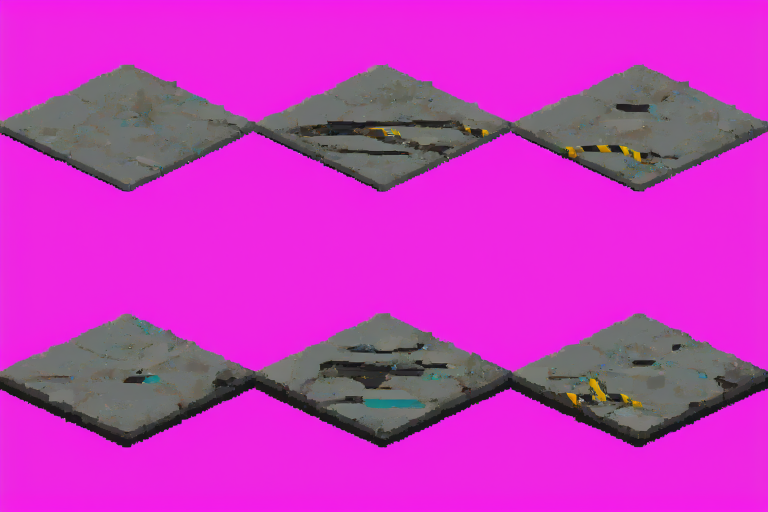
#> input picture docs/art-direction/project-c-band-floors-source-v1.png, 1536 x 1024 px (shown at 1/2 size)
$ python process_band_floors_v1.py
#> lines starting #> are read from the running program, lines starting #| are printed output that depends on the picture; after the words box and inside, x2 and y2 are one past the last pixel; in counts of white or black regions, pixels touching at a corner belong together
### Tools/ArtPipeline/process_shared_floor_material_v1.py
#!/usr/bin/env python3
"""Conform the approved shared-floor swatch into the canonical ``env-floor``.

The generated source owns only low-frequency wear placement.  This processor owns
everything that is a runtime contract: the 128x64 hard-alpha diamond, a quiet
three-pixel perimeter, an exact raw-wear budget, and 2x2 authored pixel clusters.
Both legal greys deliberately sit in Unity's ``Stone`` luminance band.  The source
PNG keeps subtle editable wear, while repeated runtime tiles collapse to one calm
surface role instead of stamping identical dark/light blobs across every cell.
"""

from __future__ import annotations

from functools import lru_cache
from heapq import heappop, heappush
from io import BytesIO
from pathlib import Path

from PIL import Image, ImageFilter

from torchstone_palette import load_gpl_entries


ROOT = Path(__file__).resolve().parents[2]
SOURCE = ROOT / "docs/art-direction/project-c-shared-floor-material-source-v1.png"
OUTPUT = ROOT / "Assets/_Project/Art/Environment/env-floor.png"
PREVIEW = ROOT / "docs/captures/shared-floor-material-conform-preview-v1.png"

CANVAS_SIZE = (128, 64)
PIXEL_CLUSTER = 2
ALPHA_CUTOFF = 80
OUTER_BAND_PIXELS = 3
WEAR_RATIO = 0.08
WEAR_MASSES = 3
PREVIEW_SCALE = 5

# Both source greys map through PrototypeEnvironmentSprites' .28-.50 luminance
# interval to Stone.  Runtime variation belongs to world-space overlays and light,
# not a motif baked identically into every repeated shared tile.
WEAR_SOURCE_NAME = "grey-3"
MID_SOURCE_NAME = "grey-4"


# [55 lines left out: functions _pixels, floor_source_colors, _is_magenta_chroma, extract_material, not called in this run]


def canonical_diamond_mask() -> Image.Image:
    """Return the existing 4,098-pixel hard-alpha tile silhouette exactly."""
    width, height = CANVAS_SIZE
    mask = Image.new("L", CANVAS_SIZE, 0)
    pixels = mask.load()
    for y in range(height):
        for x in range(width):
            diamond = abs((x - 63.5) / 64.0) + abs((y - 31.5) / 32.0)
            if diamond <= 1.0:
                pixels[x, y] = 255
    # The historical/import contract requires all four canvas extremes to be
    # opaque even where the half-pixel equation excludes one side of a corner.
    for point in ((64, 0), (127, 32), (64, 63), (0, 32)):
        pixels[point] = 255
    return mask


# [263 lines left out: functions outer_band_mask, _material_luminance_field, screen_to_material, _sample_field, _eligible_blocks, _block_material_point and 6 more, not called in this run]


# [2 lines that do not run on import are left out]

### Tools/ArtPipeline/process_band_floors_v1.py
#!/usr/bin/env python3
"""Conform the adopted depth-band board into calm, repeat-safe floor tops.

The generated board remains useful as a placement hint, but it no longer owns
runtime geometry or material color.  Every output starts from the canonical
``env-floor`` pixels, keeps its quiet three-pixel perimeter, and replaces a
fixed budget of complete 2x2 blocks with named cool-grey roles.  Consequently
an ImageGen rerun cannot restore the oversized warm diamonds or one long dark
crack that used to stamp across every dungeon cell.

The ``-raised`` PNGs intentionally share the corresponding flat top verbatim.
Unity owns the actual height lip in ``GetMappedTileSprite`` through
``DrawExtrudedSides`` and the raised surface role; baking another front face in
the source tile would render the lip twice.
"""

from __future__ import annotations

from dataclasses import dataclass
from pathlib import Path

from PIL import Image, ImageFilter

from process_shared_floor_material_v1 import (
    OUTER_BAND_PIXELS,
    canonical_diamond_mask,
    encode_png,
    floor_source_colors,
    outer_band_mask,
)
from torchstone_palette import load_gpl_entries


ROOT = Path(__file__).resolve().parents[2]
SOURCE = ROOT / "docs/art-direction/project-c-band-floors-source-v1.png"
BASE_FLOOR = ROOT / "Assets/_Project/Art/Environment/env-floor.png"
OUTPUT = ROOT / "Assets/_Project/Art/Environment"
SHEET_SIZE = (1536, 1024)
CELL_SIZE = (512, 512)
SPRITE_SIZE = (128, 64)
ALPHA_CUTOFF = 80
PIXEL_CLUSTER = 2

# Exact shared-pixel budgets.  The remainder is authored detail, but most of it
# still resolves to Unity's Stone role; CONTRAST_RATIOS is the smaller visible
# Shadow budget.  Rounding happens in complete 2x2 blocks.
SHARED_RATIOS = {
    "mid": 0.90,
    "deep": 0.84,
    "boss": 0.78,
}
CONTRAST_RATIOS = {
    "mid": 0.03,
    "deep": 0.05,
    "boss": 0.07,
}

COOL_FLOOR_COLOR_NAMES = ("grey-2", "grey-3", "grey-4")


@dataclass(frozen=True)
class BandSpec:
    band: str
    cell_index: int
    output_name: str


# Both rows use the approved flat-cell placement hint.  The generated raised
# row contained a painted side face, while the runtime already extrudes that
# face.  Keeping six output names preserves the catalog/file contract.
SPECS = (
    BandSpec("mid", 0, "env-floor-mid"),
    BandSpec("deep", 1, "env-floor-deep"),
    BandSpec("boss", 2, "env-floor-boss"),
    BandSpec("mid", 0, "env-floor-mid-raised"),
    BandSpec("deep", 1, "env-floor-deep-raised"),
    BandSpec("boss", 2, "env-floor-boss-raised"),
)


def _pixels(image: Image.Image):
    return (
        image.get_flattened_data()
        if hasattr(image, "get_flattened_data")
        else image.getdata()
    )


def _is_chroma(pixel: tuple[int, int, int, int]) -> bool:
    red, green, blue, _ = pixel
    return red >= 150 and blue >= 130 and green <= 110 and red + blue >= green * 3


# [26 lines left out: functions extract_cell, _named_colors, not called in this run]


def _validate_base_floor(base_floor: Image.Image) -> Image.Image:
    base = base_floor.convert("RGBA")
    if base.size != SPRITE_SIZE:
        raise ValueError(f"unexpected base floor size: {base.size}")

    alpha = base.getchannel("A")
    if not set(_pixels(alpha)).issubset({0, 255}):
        raise ValueError("shared floor alpha must be hard 0/255")
    canonical = canonical_diamond_mask()
    if alpha.tobytes() != canonical.tobytes():
        raise ValueError("shared floor must use the canonical diamond mask")

    legal_base = set(floor_source_colors().values())
    visible = {pixel for pixel in _pixels(base) if pixel[3] > 0}
    if not visible.issubset(legal_base):
        raise ValueError(
            "shared floor must use only the named grey-3/grey-4 base colors"
        )
    return base


# [162 lines left out: functions _source_luminance_hint, _stable_order, _ranked_blocks, _select_contrast_blocks, _paint_block, build_band_sprite, not called in this run]


def build_outputs(
    sheet: Image.Image,
    base_floor: Image.Image,
) -> dict[str, Image.Image]:
    if sheet.size != SHEET_SIZE:
        raise ValueError(f"unexpected band floor source size: {sheet.size}")
    base = _validate_base_floor(base_floor)

    tops: dict[str, Image.Image] = {}
    for spec in SPECS:
        if spec.band not in tops:
            tops[spec.band] = build_band_sprite(
                extract_cell(sheet, spec.cell_index),
                base,
                spec.band,
                spec.cell_index,
            )

    return {spec.output_name: tops[spec.band].copy() for spec in SPECS}


def main() -> None:
    if not SOURCE.exists():
        raise FileNotFoundError(SOURCE)
    if not BASE_FLOOR.exists():
        raise FileNotFoundError(BASE_FLOOR)

    outputs = build_outputs(
        Image.open(SOURCE).convert("RGBA"),
        Image.open(BASE_FLOOR).convert("RGBA"),
    )
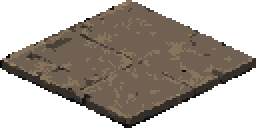
#> input picture Assets/_Project/Art/Environment/env-floor.png, 128 x 64 px (shown 2 times larger)
#> in _validate_base_floor, base is the input picture: PIL image 128x64 RGBA; mean R, G, B, A 58.8, 52.3, 46.7, 137.6
#> in _validate_base_floor, `alpha = base.getchannel("A")`:
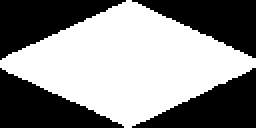
#> alpha: PIL image 128x64 L (shown 2 times larger); 54% white; 4 black regions, box (x1, y1, x2, y2) and area: (0, 34, 62, 64) 959, (0, 0, 63, 30) 950, (66, 34, 128, 64) 944, (66, 0, 128, 29) 917
#> in canonical_diamond_mask, `width, height = CANVAS_SIZE`: width = 128; height = 64
#> in canonical_diamond_mask, `mask = Image.new("L", CANVAS_SIZE, 0)`: mask: PIL image 128x64 L; every value is 0
#> in _validate_base_floor, `canonical = canonical_diamond_mask()`:
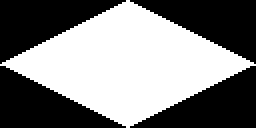
#> canonical: PIL image 128x64 L (shown 2 times larger); 50% white; 4 black regions, box (x1, y1, x2, y2) and area: (0, 0, 63, 32) 1024, (65, 0, 128, 32) 1024, (0, 33, 63, 64) 1023, (65, 33, 128, 64) 1023
    OUTPUT.mkdir(parents=True, exist_ok=True)
    for name, image in outputs.items():
        (OUTPUT / f"{name}.png").write_bytes(encode_png(image))
    print(f"wrote {len(outputs)} calm band floor sprites to {OUTPUT}")


if __name__ == "__main__":
#> (the run stopped early here; a loop or call above may not have finished)
